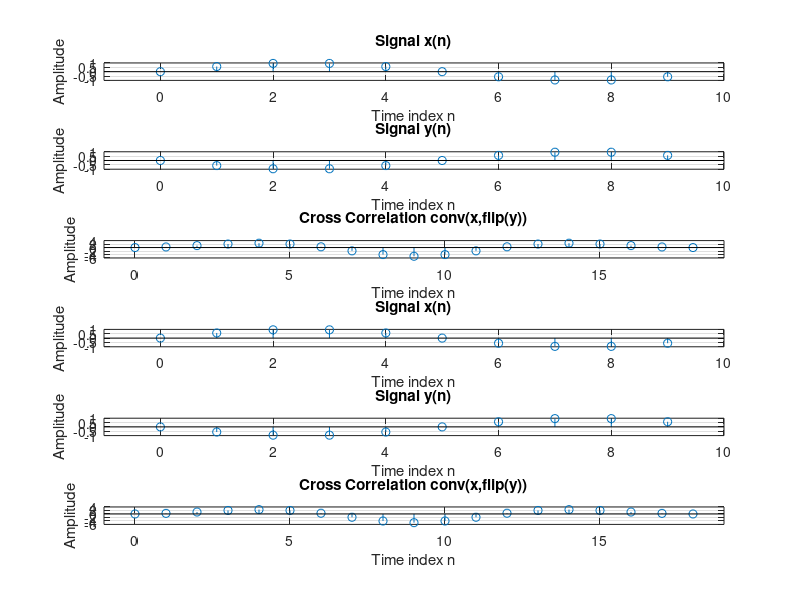

Reproduce this figure in MATLAB.
n = 0:9;
ph1 = 0; % set the phase angles for the two sinusoidal signals to 0.
ph2 = pi; 
x = sin(2*pi*0.1*n + ph1); % generates the first sinusoidal signal x with a frequency of 0.1 Hz and phase ph1.
org_x = 1; 
nx = (0:length(x)-1) - org_x + 1; 
y = sin(2*pi*0.1*n + ph2); 
org_y = 1; 
ny = (0:length(y)-1) - org_y + 1; 

% Compute cross-correlation using convolution
rxy_conv = conv(x, flip(y));

% Define the lag indices
nr_conv = (nx(1) + ny(1)) : (nx(end) + ny(end));

% Find the maximum correlation
[maxR_conv, indR_conv] = max(rxy_conv);

% Check for autocorrelation (ph1 = ph2)
if ph1 == ph2
    energy_x = sum(x.^2); % Calculate energy of x
    disp(['The energy of the signal x is: ' num2str(energy_x) '.']);
    disp(['The correlation at lag zero for conv(x,flip(y)) is: ' num2str(rxy_conv(find(nr_conv==0))) '.']);
    disp('Since ph1 = ph2, the energy of the signal should match the correlation at lag zero.');
else
    disp('The phase angles are not equal. Cannot check for energy equivalence.');
end

disp(['The maximum correlation for conv(x,flip(y)) is at lag ' num2str(nr_conv(indR_conv)) '.']); 

subplot(6,1,1); 
stem(nx, x); 
xlabel('Time index n'); 
ylabel('Amplitude'); 
xlim([nx(1)-1 nx(end)+1]); 
title('Signal x(n)'); 
grid; 

subplot(6,1,2); 
stem(ny, y); 
xlabel('Time index n'); 
ylabel('Amplitude'); 
xlim([ny(1)-1 ny(end)+1]); 
title('Signal y(n)'); 
grid; 

subplot(6,1,3); 
stem(nr_conv, rxy_conv); 
xlabel('Time index n'); 
ylabel('Amplitude'); 
xlim([nr_conv(1)-1 nr_conv(end)+1]); 
title('Cross Correlation conv(x,flip(y))'); 
grid;

subplot(6,1,4); 
stem(nx, x); 
xlabel('Time index n'); 
ylabel('Amplitude'); 
xlim([nx(1)-1 nx(end)+1]); 
title('Signal x(n)'); 
grid; 

subplot(6,1,5); 
stem(ny, y); 
xlabel('Time index n'); 
ylabel('Amplitude'); 
xlim([ny(1)-1 ny(end)+1]); 
title('Signal y(n)'); 
grid; 

subplot(6,1,6); 
stem(nr_conv, rxy_conv); 
xlabel('Time index n'); 
ylabel('Amplitude'); 
xlim([nr_conv(1)-1 nr_conv(end)+1]); 
title('Cross Correlation conv(x,flip(y))'); 
grid;
